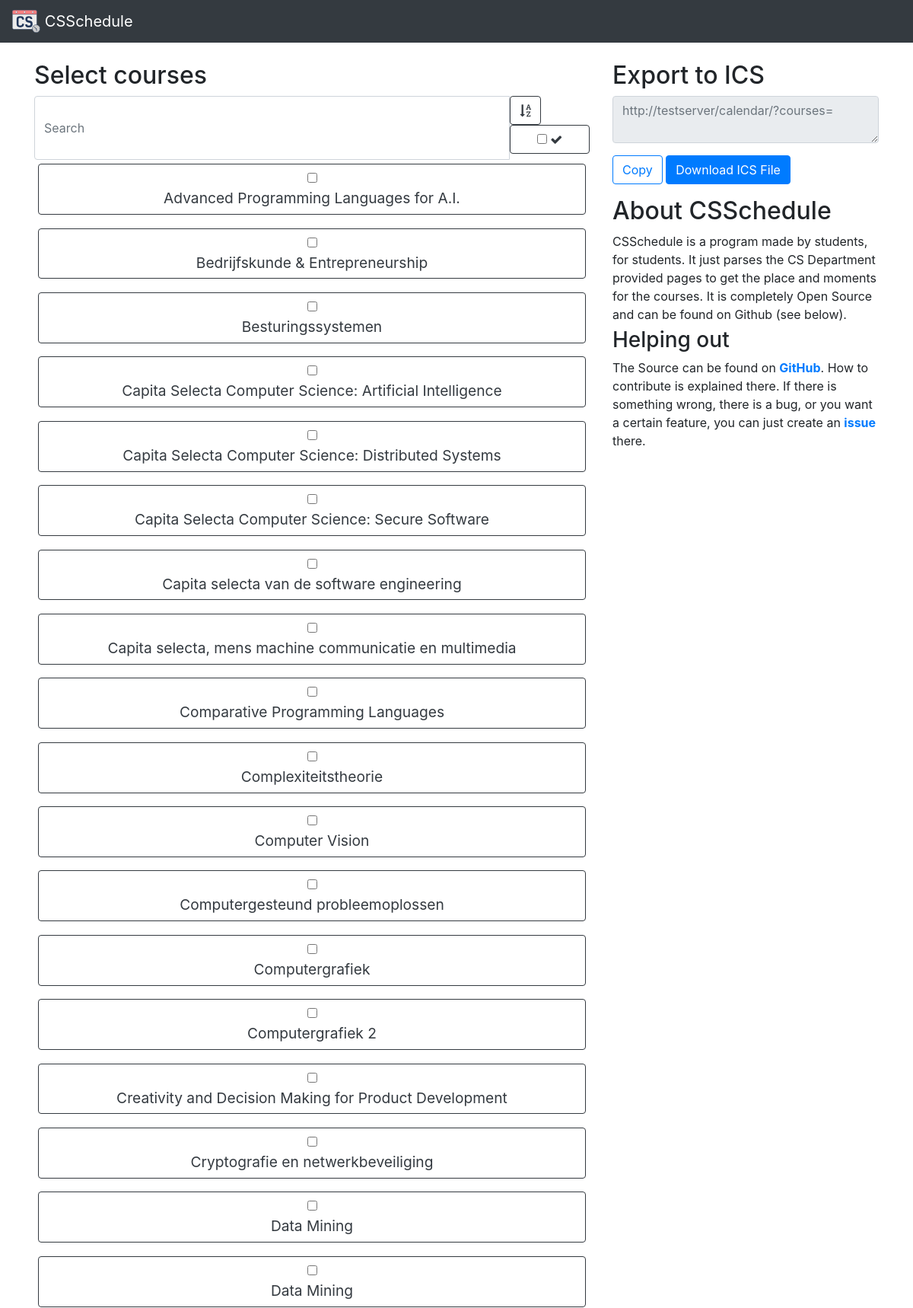
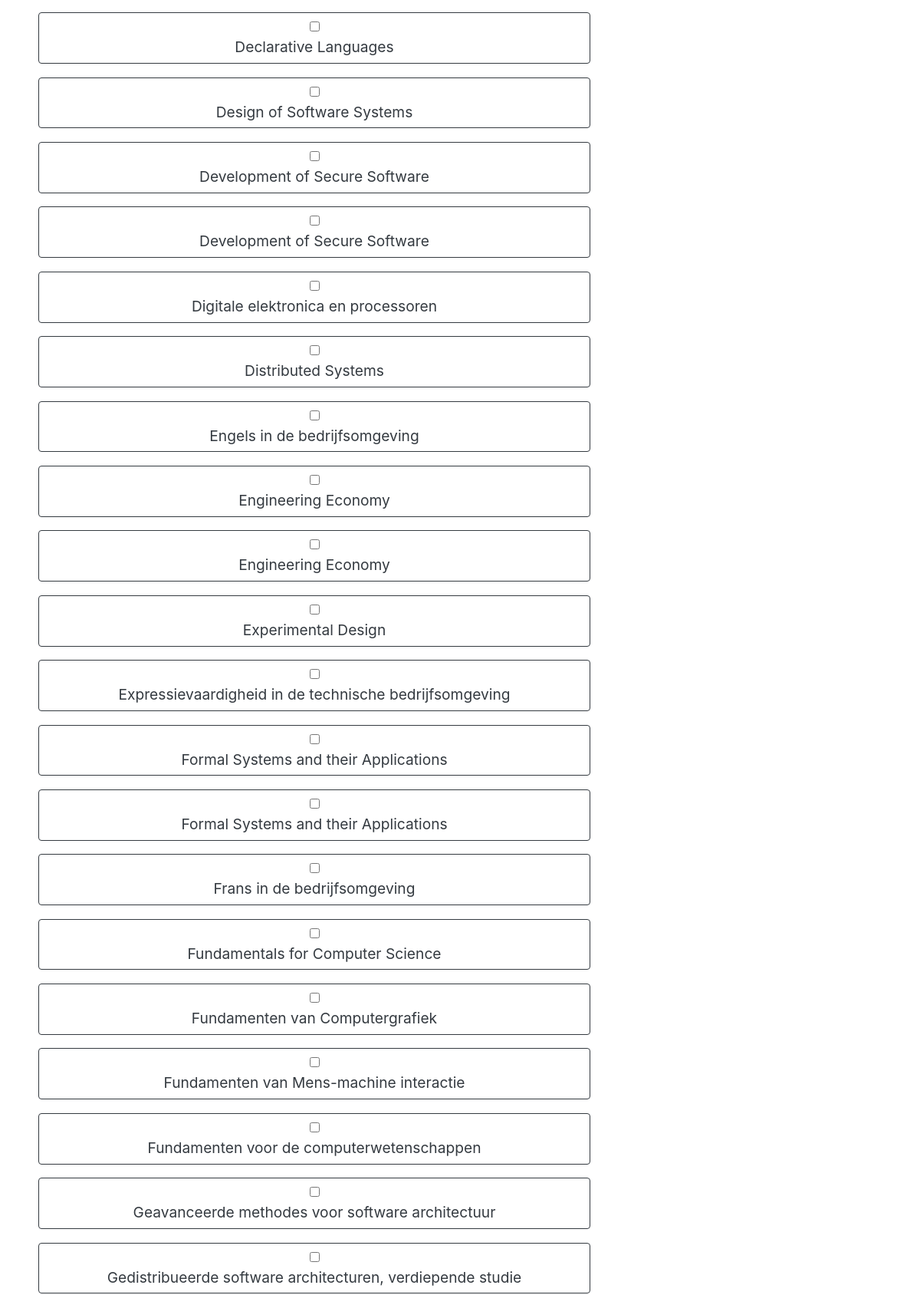
The page / (upper part) on the database its author committed (2 pictures, top to bottom).
### tables this page shows
CREATE TABLE "Courses" (
	`Id`	TEXT UNIQUE,
	`Name`	TEXT,
	PRIMARY KEY(`Id`)
);

### public/index.php (called while the page is built, shortened)
<?php
Source\EntryPoint::start();

### src/DB/DBHandler.php (called while the page is built, shortened)
<?php
class DBHandler
{
    public static function getCourses()
    {
        $db = self::getDB();
        $res = $db->query("SELECT * FROM Courses ORDER BY Name ASC");
        return $res->fetchAll();
    }
    public static function getDB()
    {
        return new \PDO('sqlite:'.__DIR__.'/../../database/db.sqlite3');
    }
}

### views/home.php (the view, shortened to what this page needs)
<!DOCTYPE html>
<html lang="en">
<head>
    <link rel="stylesheet" href="https://maxcdn.bootstrapcdn.com/bootstrap/4.0.0-beta/css/bootstrap.min.css">
    <link rel="stylesheet" href="/css/pretty.css">
    <link href="https://maxcdn.bootstrapcdn.com/font-awesome/4.7.0/css/font-awesome.min.css" rel="stylesheet">
</head>
<body style="padding-top:5rem">
    <nav class="navbar navbar-expand-md fixed-top navbar-dark bg-dark">
        <div class="">
            <a class="navbar-brand" href="#">
                <img src="images/logo.svg" height="30" class="d-inline-block align-top">
                CSSchedule
            </a>
        </div>
    </nav>
    <div class="container">
        <div class="row">
            <div class="col-md-4 order-md-2">
                <h2>Export to ICS</h2>
                <div class="form-group">
                    <div id="textSelector">
                        <textarea id="linkGenerator" class="form-control" type="text" placeholder="" readonly></textarea>
                    </div>
                </div>
                <div class="form-group">
                    <button type="button" class="btn btn-outline-primary" onclick="clipboard()">Copy</button>
                    <a class="btn btn-primary" href="https://csschedule.xyz/calendar?" download id="downloadICS">Download ICS File</a><br>
                </div>
                <h2>About CSSchedule</h2>
                <div>
                    CSSchedule is a program made by students, for students. It just parses the CS Department provided pages to get the place and moments for the courses. It is completely Open Source and can be found on Github (see below).
                </div>
                <h3 style="margin-top:5px;">Helping out</h3>
                <div>
                    The Source can be found on <b><a href="https://github.com/MidasLamb/CSSchedule">GitHub</a></b>. How to contribute is explained there. If there is something wrong, there is a bug, or you want a certain feature, you can just create an <b><a href="https://github.com/MidasLamb/CSSchedule/issues">issue</a></b> there.
                </div>
            </div>
            <div class="col-md-8 order-md-1">
                <h2>Select courses</h2>
                <div class="input-group">
                    <input id="searchText" class="form-control" type="text" placeholder="Search" oninput="filter()">
                    <span class="input-group-btn">
                        <button class="btn btn-outline-dark"><i class="fa fa-sort-alpha-asc" aria-hidden="true"></i></button>
                        <div class="btn-group coursename-btn" data-toggle="buttons">
                            <label id="showSelectedSwitch" class="btn btn-outline-dark btn-block" onclick="showSelectedToggle()">
                                <input type="checkbox">
                                <i class="fa fa-check" aria-hidden="true"></i>
                            </label>
                        </div>
                    </span>
                </div>
                <table class="table table-sm" style="width:100%">
                    <tbody>
                        <?php
                            foreach ($courseArray as $course) {
                                ?>
                            <tr style="border:none;width:100%;">
                                <td style="border:none;width:100%;">
                                    <div class="btn-group coursename-btn" data-toggle="buttons">
                                        <label class="btn btn-outline-dark btn-block" onclick="toggleCourseCSV('<?php echo($course["Id"]) ?>')" id="<?php echo($course["Id"]) ?>">
                                            <input type="checkbox" name="courses[]">
                                            <div class="courseName"><?php echo($course["Name"]) ?></div>
                                        </label>
                                    </div>
                                </td>
                            </tr>
                        <?php
                            }
                        ?>
                    </tbody>
                </table>
            </div>
        </div>
    </div>
</body>
</html>

### src/EntryPoint.php (shortened to what this page needs)
<?php
class EntryPoint
{
    public static function start()
    {
        $requestUri = $_SERVER['REQUEST_URI'];
        if ($requestUri == "/") {
            self::home();
        } elseif (preg_match('#^/calendar#', $requestUri)) {
            self::calendar();
        } else {
            http_response_code(404);
            echo("404 page not found");
        }
    }
    public static function home()
    {
        $courseArray = DBHandler::getCourses();
        include __DIR__.'/../views/home.php';
        $output = ob_get_clean();
        echo($output);
    }
}

### public/css/pretty.css (style rules this page uses)
.courseName { font-size:0.75em; }
.btn { cursor:pointer; }
td { word-wrap: break-word; }
@media only screen and (min-width : 650px) { .courseName { font-size:1em; } }
@media only screen and (min-width : 992px) { .coursename-btn { width:100%; } }
@media only screen and (min-width : 992px) { .courseName { font-size:1.2em; } }

### rows shown on the page
courses: Name "Advanced Programming Languages for A.I."
courses: Name "Bedrijfskunde & Entrepreneurship"
courses: Name "Besturingssystemen"
courses: Name "Capita Selecta Computer Science: Artificial Intelligence"
courses: Name "Capita Selecta Computer Science: Distributed Systems"
courses: Name "Capita Selecta Computer Science: Secure Software"
courses: Name "Capita selecta van de software engineering"
courses: Name "Capita selecta, mens machine communicatie en multimedia"
courses: Name "Comparative Programming Languages"
courses: Name "Complexiteitstheorie"
courses: Name "Computer Vision"
courses: Name "Computergesteund probleemoplossen"
courses: Name "Computergrafiek"
courses: Name "Computergrafiek 2"
courses: Name "Creativity and Decision Making for Product Development"
courses: Name "Cryptografie en netwerkbeveiliging"
courses: Name "Data Mining"
courses: Name "Data Mining"
courses: Name "Declarative Languages"
courses: Name "Design of Software Systems"
courses: Name "Development of Secure Software"
courses: Name "Development of Secure Software"
courses: Name "Digitale elektronica en processoren"
courses: Name "Distributed Systems"
courses: Name "Engels in de bedrijfsomgeving"
courses: Name "Engineering Economy"
courses: Name "Engineering Economy"
courses: Name "Experimental Design"
courses: Name "Expressievaardigheid in de technische bedrijfsomgeving"
courses: Name "Formal Systems and their Applications"
courses: Name "Formal Systems and their Applications"
courses: Name "Frans in de bedrijfsomgeving"
courses: Name "Fundamentals for Computer Science"
courses: Name "Fundamenten van Computergrafiek"
courses: Name "Fundamenten van Mens-machine interactie"
courses: Name "Fundamenten voor de computerwetenschappen"
courses: Name "Geavanceerde methodes voor software architectuur"
courses: Name "Gedistribueerde software architecturen, verdiepende studie"
